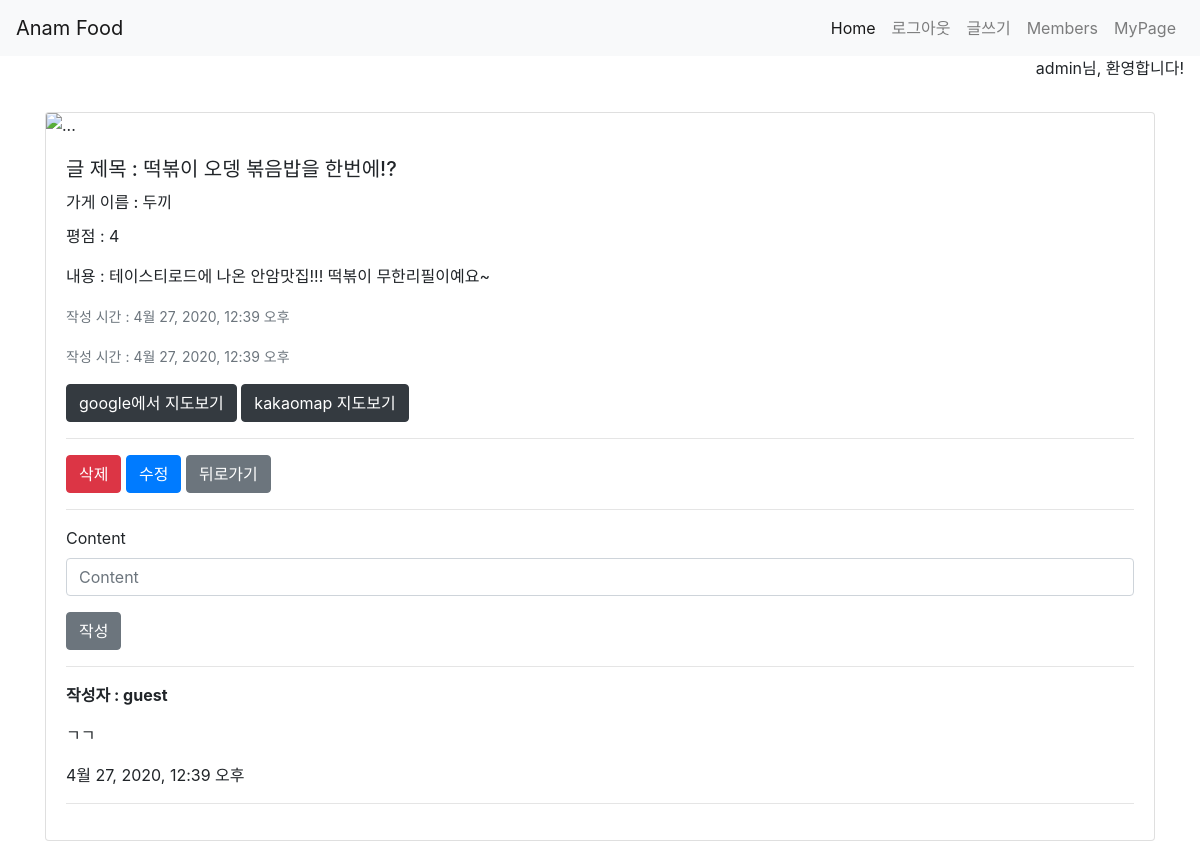
Page /community/2/ (signed in) on the committed database.
### community/models.py (models this page shows)
class Community(models.Model):
    user=models.ForeignKey(settings.AUTH_USER_MODEL, on_delete=models.CASCADE)
    title=models.CharField(max_length=100)
    store_name=models.CharField(max_length=100)
    rank=models.IntegerField()
    content=models.TextField()
    created_at=models.DateTimeField(auto_now_add=True)
    updated_at=models.DateTimeField(auto_now=True)

class Comment(models.Model):
    user= models.ForeignKey(settings.AUTH_USER_MODEL, on_delete=models.CASCADE)
    community=models.ForeignKey(Community, on_delete=models.CASCADE)
    content=models.CharField(max_length=200)
    created_at=models.DateTimeField(auto_now_add=True)
    updated_at=models.DateTimeField(auto_now=True)

### community/views.py (the view)
# urls.py: path('<int:pk>/',views.detail, name='detail'),
def detail(request,pk):
    community=get_object_or_404(Community, pk=pk)
    form=CommentForm()
    context={
        'community':community,
        'form':form
    }
    return render(request,'community/detail.html',context)

### community/forms.py
class CommentForm(forms.ModelForm):
    class Meta:
        model = Comment
        fields=['content']

### community/templates/community/detail.html (shortened to what this page needs)
{% extends 'base.html' %}
{% load bootstrap4 %}
{% block content %}
<div class="card my-3">
  <img src="https://maps.googleapis.com/maps/api/staticmap?center=안암+{{community.store_name}}&zoom=15&size=600x300&maptype=roadmap
&markers=color:blue%7Clabel:S%7C40.702147,-74.015794&markers=color:green%7Clabel:G%7C40.711614,-74.012318
&markers=color:red%7Clabel:C%7C40.718217,-73.998284
&key=AIzaSyASX4fOfVsvsjuggCe1O2ZUWqU9ow-88a8" class="card-img-top" alt="...">
  <div class="card-body">
    <h5 class="card-title">글 제목 : {{community.title}}</h5>
    <h6 class="card-title">가게 이름 : {{community.store_name}}</h6>
    <p class="card-text">평점 : {{community.rank}}</p>
    <p class="card-text">내용 : {{community.content}}</p>
    <p class="card-text"><small class="text-muted">작성 시간 : {{community.created_at}}</small></p>
    <p class="card-text"><small class="text-muted">작성 시간 : {{community.updated_at}}</small></p>
    <a href="https://www.google.com/maps/place/안암+{{community.store_name}}" class="btn btn-dark" target="blank">google에서 지도보기</a>
    <a href="{% url 'community:map2' community.pk %}" class="btn btn-dark" target="blank">kakaomap 지도보기</a>
    <hr>
    <form action="{% url 'community:delete' community.pk %}" method='POST' class='d-inline-block'>
        <button class="btn btn-danger">삭제</button>
    </form>
    <form action="{% url 'community:update' community.pk %}" method='GET' class='d-inline-block'>
        <button class='btn btn-primary'>수정</button>
    </form>
    <a href="{% url 'community:index' %}" class="btn btn-secondary">뒤로가기</a>
    <hr>
    <div>
      <form action="{% url 'community:create_comment' community.pk %}" method="POST">
        {% bootstrap_form form %}
        <button class='btn btn-secondary'>작성</button>
      </form>
    </div>
    <hr>
    <div>
      {% for comment in community.comment_set.all %}
      <p class='font-weight-bold'>작성자 : {{comment.user.username}}</p>
      <p>{{comment.content}}</p>
      <p>{{comment.created_at}}</p>
      <hr>
      {% empty %}
      <p>댓글을 달아주세요~</p>
      {% endfor %}
    </div>
  </div>
</div>
{% endblock %}

### templates/base.html (shortened to what this page needs)
<!DOCTYPE html>
{% load bootstrap4 %}
<html lang="en">
<head>
    {% bootstrap_css %}
</head>
<body>
<nav class="navbar navbar-expand-lg navbar-light bg-light">
      <a class="navbar-brand" href="#">Anam Food</a>
  <div class="collapse navbar-collapse d-flex justify-content-end" id="navbarNav">
    <ul class="navbar-nav">
      <li class="nav-item active">
        <a class="nav-link" href="{% url 'community:index' %}">Home</a>
      </li>
      {% if request.user.is_authenticated %}
      <li class="nav-item">
        <a class="nav-link" href="{% url 'accounts:logout' %}">로그아웃</a>
      </li>
      <li class="nav-item">
        <a class="nav-link" href="{% url 'community:create' %}">글쓰기</a></a>
      </li>
      <li class="nav-item">
        <a class="nav-link" href="{% url 'accounts:index' %}">Members</a>
      </li>
      <li class="nav-item">
        <a class="nav-link" href="{% url 'accounts:detail' request.user.pk %}">MyPage</a>
      </li>
      {% endif %}
    </ul>
  </div>
</nav>
<div class="collapse navbar-collapse d-flex justify-content-end mr-3" id="navbarNav">
{% if request.user.is_authenticated %}
<p>{{request.user.username}}님, 환영합니다!</p>
{% else %}
<p>로그인 후 이용해주세요</p>
{% endif %}
</div>
    <div class='container'>
    {% block content %}
    {% endblock %}
    </div>
</body>
</html>

### rows in the picture
Community: title "떡볶이 오뎅 볶음밥을 한번에!?", store_name "두끼", rank "4", content "테이스티로드에 나온 안암맛집!!! 떡볶이 무한리필이예요~", created_at "4월 27, 2020, 12:39 오후", updated_at "4월 27, 2020, 12:39 오후"
Comment: user.username "guest", content "ㄱㄱ", created_at "4월 27, 2020, 12:39 오후"

### other values in the picture
{{ request.user.username }} "admin"
